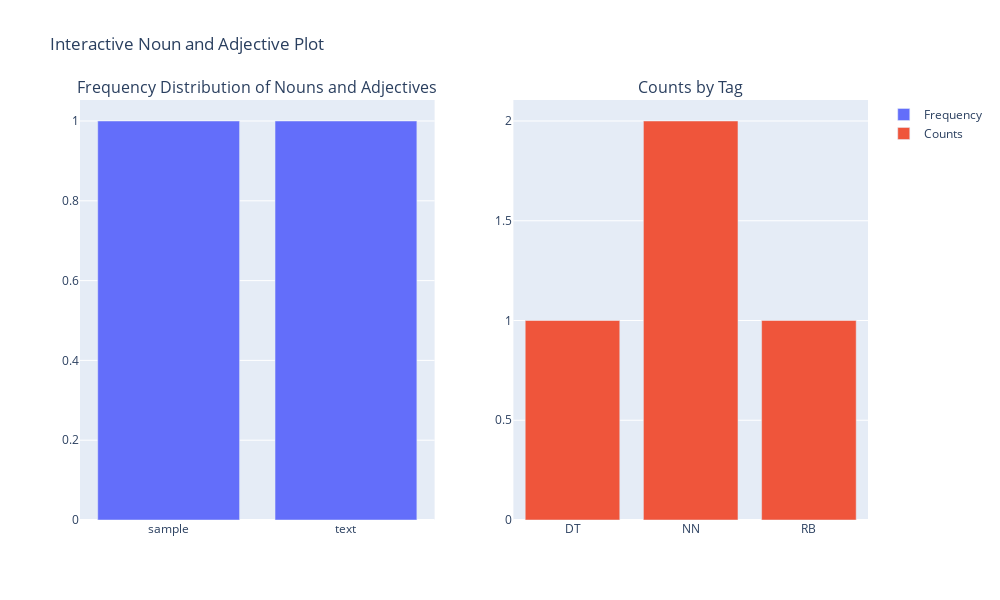

Notebook code cell kept with this figure:
### Code cell
fig = interactive_noun_adjective_plot(text)
fig.show()

### Figure 1 — Plotly figure (JSON) as saved in the notebook; plotly's stock layout.template omitted (floating-point values rounded to 4 significant figures)
{"data": [{"hovertemplate": "Word: %{x}<br>Count: %{y}<extra></extra>", "name": "Frequency", "type": "bar", "x": ["sample", "text"], "xaxis": "x", "y": [1, 1], "yaxis": "y"}, {"name": "Counts", "type": "bar", "x": ["DT", "NN", "RB"], "xaxis": "x2", "y": [1, 2, 1], "yaxis": "y2"}], "layout": {"annotations": [{"font": {"size": 16}, "showarrow": false, "text": "Frequency Distribution of Nouns and Adjectives", "x": 0.225, "xanchor": "center", "xref": "paper", "y": 1, "yanchor": "bottom", "yref": "paper"}, {"font": {"size": 16}, "showarrow": false, "text": "Counts by Tag", "x": 0.775, "xanchor": "center", "xref": "paper", "y": 1, "yanchor": "bottom", "yref": "paper"}], "height": 600, "title": {"text": "Interactive Noun and Adjective Plot"}, "width": 1000, "xaxis": {"anchor": "y", "domain": [0, 0.45]}, "xaxis2": {"anchor": "y2", "domain": [0.55, 1]}, "yaxis": {"anchor": "x", "domain": [0, 1]}, "yaxis2": {"anchor": "x2", "domain": [0, 1]}}}
